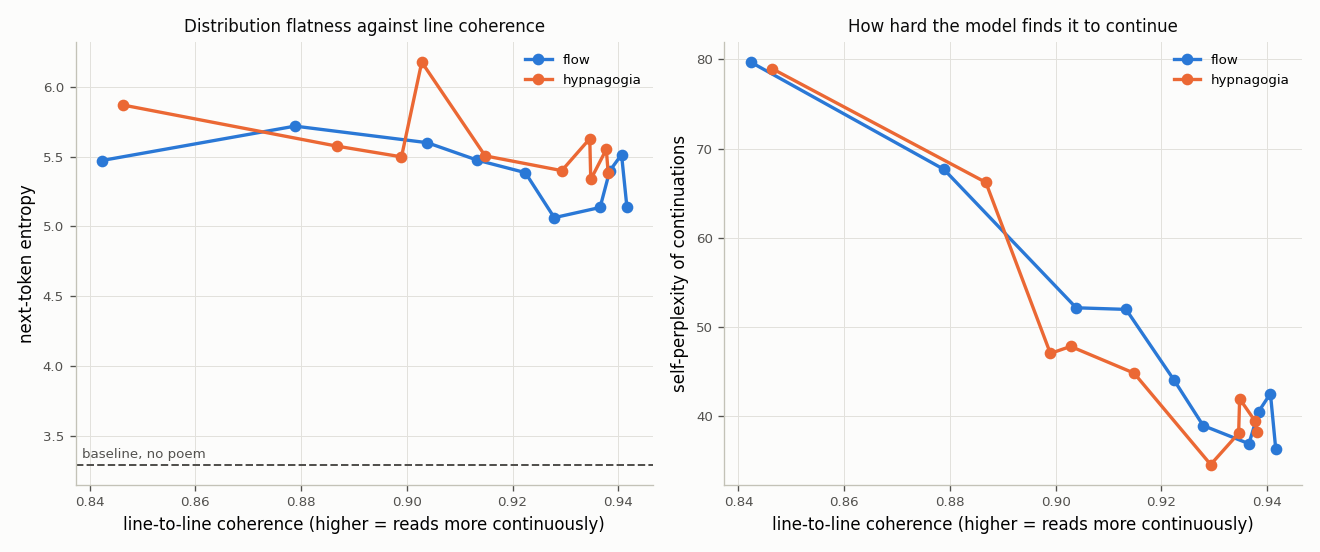

Recreate this plot in Python.
"""coherence_sweep — how does line-to-line discontinuity change the model's output distribution?

`run.py` found that every poem flattens the next-token distribution enormously while matched-length
prose sharpens it, and that the affective target contributes little on top. The natural reading was
"discontinuity drives it". But the two builds compared there disagreed with that:

    valley, affective band only   line coherence 0.617   entropy +1.35
    coherent walk                 line coherence 0.935   entropy +2.05

More coherent, *more* entropy — the opposite of the naive prediction. Those two also differ in their
affective schedule (valley's three-phase grounding vs a linear ramp), so it was not a clean test.

This is the clean test. One walk algorithm, one knob: at each step, choose uniformly among the **k
most similar** eligible lines to the previous one. k = 1 is maximally coherent; large k approaches
random selection within the affective band. Everything else is held fixed.

Swept on **both** the hypnagogia and flow targets, because `run.py` concluded the effect tracks
register rather than affective target — if that is right the two curves should have the same shape.

**Prediction: none.** The one prior data point points the wrong way for the obvious story, and I do
not have a confident direction. That is stated so the result cannot be retrofitted.

Usage: python3 explore/hypnagogia/coherence_sweep.py [--smoke]
Outputs (committed): coherence_sweep.csv, coherence_sweep.png
"""
import argparse
import importlib.util
import re
import time
from pathlib import Path

import numpy as np
import pandas as pd
import torch

from spiritbench.config import load_config, REPO_ROOT
from spiritbench.listener.model import HiddenStateModel
from spiritbench.stimuli import adapter as ad
from spiritbench.stimuli.phrase_bank import load_nrc

HERE = Path(__file__).resolve().parent
CP = REPO_ROOT / "explore/creativity_poem"
ANCH = "\nRight now everything feels"
GEN_PROMPT = "I close my eyes, and what comes to mind is"
N_LINES, N_GEN, GEN_TOK = 24, 4, 50
KS = [1, 2, 3, 5, 10, 25, 50, 100, 250, 1000]

_r = importlib.util.spec_from_file_location("hr", HERE / "run.py")
hr = importlib.util.module_from_spec(_r); _r.loader.exec_module(hr)
cp, hy, fl, rb = hr.cp, hr.hy, hr.fl, hr.rb


def walk_topk(art, mask, target_va, n_lines, k, seed=42):
    """Identical to run.py's coherent_walk except the next line is chosen uniformly from the k
    nearest in meaning rather than always the single nearest. k=1 reproduces it exactly."""
    rng = np.random.RandomState(seed)
    va = ad._va_array(art)
    V = art.vectors / np.maximum(np.linalg.norm(art.vectors, axis=1, keepdims=True), 1e-9)
    idx = np.where(mask)[0]
    sched = [(0.6 + (target_va[0] - 0.6) * j / (n_lines - 1),
              0.25 + (target_va[1] - 0.25) * j / (n_lines - 1)) for j in range(n_lines)]
    used, out, cur = set(), [], None
    for tv, ta in sched:
        band = np.array([i for i in idx[(np.abs(va[idx, 0] - tv) < 0.18)
                                        & (np.abs(va[idx, 1] - ta) < 0.18)] if i not in used])
        if len(band) == 0:
            band = np.array([i for i in idx if i not in used])
        if cur is None:
            pick = band[rng.randint(len(band))]
        else:
            sims = V[band] @ V[cur]
            top = band[np.argsort(-sims)[:min(k, len(band))]]
            pick = top[rng.randint(len(top))]
        out.append(int(pick)); used.add(int(pick)); cur = int(pick)
    return out


def main():
    ap = argparse.ArgumentParser(); ap.add_argument("--smoke", action="store_true")
    args = ap.parse_args()
    ks = KS[:3] if args.smoke else KS
    n_gen = 2 if args.smoke else N_GEN

    cfg = load_config()
    nrc = load_nrc(cfg["nrc_lexicon"])
    art = ad.load_art(str(REPO_ROOT / "data/phrase_bank/phrase_graph.json"))
    ok, vocab = cp.clean_mask(art, cfg["glove_path"])
    no_minor = np.array([not (rb.MINOR & set(rb.WORD.findall(art.word(i).lower())))
                         for i in range(len(art.nodes))])
    cen = lambda ws: tuple(np.mean([[nrc[w][0], nrc[w][1]] for w in ws if w in nrc], axis=0))  # noqa: E731
    hyp_t = cen([w for ws in hy.FACETS.values() for w in ws])
    targets = {
        "hypnagogia": (hyp_t,
                       ok & no_minor & hr.facet_union(art, hy.FACETS, vocab, cfg["glove_path"])),
        "flow": (cen([w for ws in fl.FACETS.values() for w in ws]),
                 ok & no_minor & hr.facet_union(art, fl.FACETS, vocab, cfg["glove_path"])),
        # The semantic mask compresses the coherence range: even k=1000 within it stays near 0.85,
        # while valley's band-centre picks sit at 0.62. This arm drops the mask so the knob can
        # actually reach the discordant end, at the cost of the poem no longer being on-topic.
        "no_mask": (hyp_t, ok & no_minor),
    }

    model = HiddenStateModel(cfg["listener_model"], device=cfg["device"])
    tok, net, dev = model.tokenizer, model.model, model.device
    pre = cfg["preamble"]
    t0 = time.time()

    # baseline, once
    ids_ = tok(pre + ANCH, return_tensors="pt").to(dev)
    with torch.no_grad():
        p0 = torch.softmax(net(**ids_).logits[0, -1].float(), -1)
    base_H = float(-(p0 * torch.log(p0 + 1e-12)).sum())
    base_part = float(1.0 / (p0 ** 2).sum())
    print(f"baseline: H {base_H:.3f} participation {base_part:.1f}", flush=True)

    rows = []
    for tname, (tva, mask) in targets.items():
        for k in ks:
            ids = walk_topk(art, mask, tva, N_LINES, k)
            text = ".\n".join(art.word(i) for i in ids)
            coh = hr.line_coherence(art, ids)
            ii = tok(pre + text + ANCH, return_tensors="pt").to(dev)
            with torch.no_grad():
                p = torch.softmax(net(**ii).logits[0, -1].float(), -1)
            H = float(-(p * torch.log(p + 1e-12)).sum())
            part = float(1.0 / (p ** 2).sum())
            top1 = float(torch.sort(p, descending=True).values[0])
            ppls = []
            for g in range(n_gen):
                torch.manual_seed(100 + g)
                ctx = pre + text + "\n\n" + GEN_PROMPT
                jj = tok(ctx, return_tensors="pt").to(dev)
                with torch.no_grad():
                    o = net.generate(**jj, max_new_tokens=GEN_TOK, do_sample=True, temperature=0.9,
                                     top_p=0.95, repetition_penalty=1.2,
                                     pad_token_id=tok.eos_token_id)
                    kk = tok(tok.decode(o[0], skip_special_tokens=True), return_tensors="pt").to(dev)
                    ppls.append(float(torch.exp(net(**kk, labels=kk["input_ids"]).loss)))
            rows.append(dict(target=tname, k=k, line_coherence=coh, entropy=H,
                             d_entropy=H - base_H, participation=part, top1_mass=top1,
                             self_perplexity=float(np.mean(ppls)),
                             n_distinct=len(set(ids))))
            r = rows[-1]
            print(f"  {tname:>10} k={k:<5} coherence {coh:.3f}  H {H:.3f} ({r['d_entropy']:+.3f})  "
                  f"part {part:6.1f}  top1 {top1:.3f}  ppl {r['self_perplexity']:.1f}", flush=True)

    df = pd.DataFrame(rows)
    df.to_csv(HERE / "coherence_sweep.csv", index=False)
    from scipy import stats
    print()
    for tname, g in df.groupby("target"):
        r1 = stats.spearmanr(g.line_coherence, g.entropy)
        r2 = stats.spearmanr(g.line_coherence, g.self_perplexity)
        print(f"{tname}: coherence vs entropy rho {r1.statistic:+.2f} (p={r1.pvalue:.3f}); "
              f"vs self-perplexity rho {r2.statistic:+.2f} (p={r2.pvalue:.3f})")
    a = df[df.target == "hypnagogia"].set_index("k").entropy
    b = df[df.target == "flow"].set_index("k").entropy
    print(f"curve shape agreement across targets: rho {stats.spearmanr(a, b).statistic:+.2f}")

    import matplotlib
    matplotlib.use("Agg")
    import matplotlib.pyplot as plt
    BLUE, ORANGE, INK, MUTED, GRID = "#2a78d6", "#eb6834", "#0b0b0b", "#52514e", "#e2e1dc"
    fig, (a1, a2) = plt.subplots(1, 2, figsize=(11, 4.6), dpi=120)
    fig.patch.set_facecolor("#fcfcfb")
    for (tname, g), col in zip(df.groupby("target"), (BLUE, ORANGE)):
        g = g.sort_values("line_coherence")
        a1.plot(g.line_coherence, g.entropy, "o-", color=col, lw=2, ms=6, label=tname, zorder=3)
        a2.plot(g.line_coherence, g.self_perplexity, "o-", color=col, lw=2, ms=6, label=tname, zorder=3)
    a1.axhline(base_H, color=MUTED, ls="--", lw=1.2, zorder=2)
    a1.annotate("baseline, no poem", (a1.get_xlim()[0], base_H), xytext=(4, 4),
                textcoords="offset points", fontsize=8, color=MUTED)
    a1.set_ylabel("next-token entropy"); a2.set_ylabel("self-perplexity of continuations")
    a1.set_title("Distribution flatness against line coherence", fontsize=10, color=INK)
    a2.set_title("How hard the model finds it to continue", fontsize=10, color=INK)
    for ax in (a1, a2):
        ax.set_xlabel("line-to-line coherence (higher = reads more continuously)")
        ax.set_facecolor("#fcfcfb"); ax.grid(color=GRID, lw=.6, zorder=0)
        ax.legend(frameon=False, fontsize=8)
        for s_ in ("top", "right"):
            ax.spines[s_].set_visible(False)
        for s_ in ("left", "bottom"):
            ax.spines[s_].set_color("#c3c2b7")
        ax.tick_params(colors=MUTED, labelsize=8)
    fig.tight_layout()
    fig.savefig(HERE / "coherence_sweep.png", facecolor=fig.get_facecolor())
    print(f"\nwrote coherence_sweep.csv coherence_sweep.png ({(time.time() - t0) / 60:.1f} min)")


if __name__ == "__main__":
    main()
